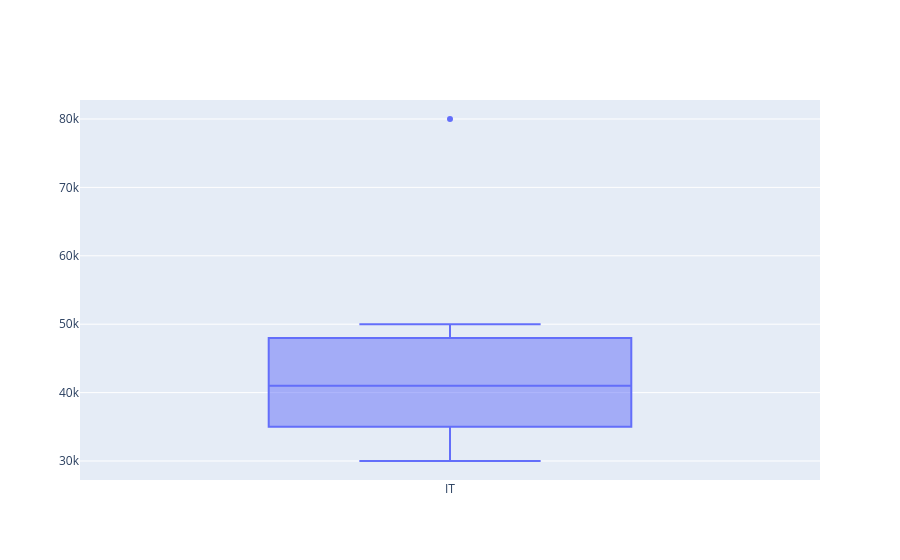

Notebook code for this chart:
### Code cell
df1 = pd.DataFrame({
    "Department": ["IT"] * 10,
    "Salary": [30000, 32000, 35000, 38000, 40000, 42000, 45000, 48000, 50000, 80000]
})

fig = go.Figure()

fig.add_trace(
    go.Box(
        x=df1["Department"],
        y=df1["Salary"],
        name="Salary"
    )
)

fig.show()

### Figure 1 — Plotly figure (JSON) as saved in the notebook; plotly's stock layout.template omitted (floating-point values rounded to 4 significant figures)
{"data": [{"name": "Salary", "type": "box", "x": ["IT", "IT", "IT", "IT", "IT", "IT", "IT", "IT", "IT", "IT"], "y": [30000, 32000, 35000, 38000, 40000, 42000, 45000, 48000, 50000, 80000]}], "layout": {}}
